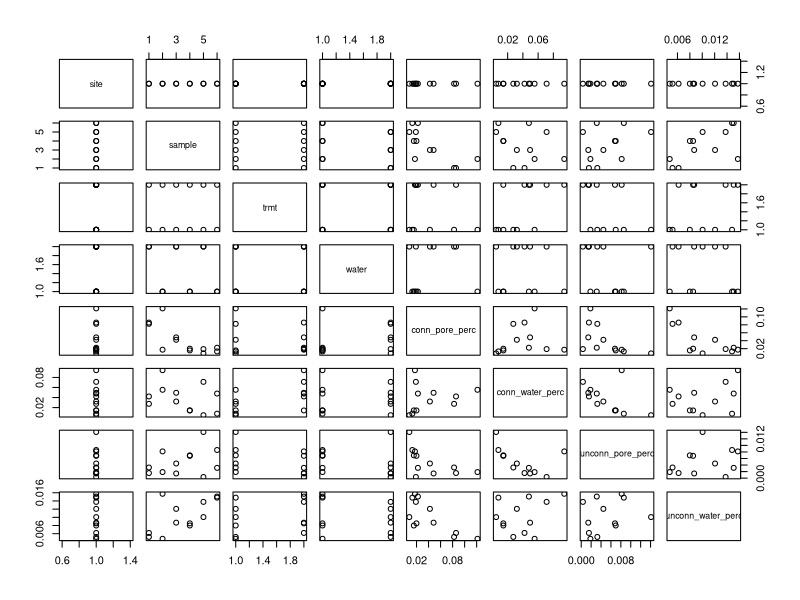

R code for this plot: (Note: this script raises an error after producing the figure.)
# Erin Rooney
# Aug 5 2020
# conn vs unconn pore volumes

setwd("~/R/R/R Datasets/introductoryR-master")

conn_csv = read.csv("processed/conn_unconn_aug52020.csv") 
level_order <- c('before', 'after')

plot(conn_csv)

rep_1 = conn_csv[conn_csv$sample=="40_50_16",]
rep_2 = conn_csv[conn_csv$sample=="41_50_28",]
rep_3 = conn_csv[conn_csv$sample=="40_50_28",]
rep_4 = conn_csv[conn_csv$sample=="28_38_28",]
rep_5 = conn_csv[conn_csv$sample=="28_38_12",]
rep_6 = conn_csv[conn_csv$sample=="41_50_16",]

tool = conn_csv[conn_csv$site=="tool",]
low = conn_csv[conn_csv$water=="low",]
high = conn_csv[conn_csv$water=="high",]


p<-ggplot(tool, aes(x=factor(trmt,level_order), y=conn_pore_perc, fill=trmt)) + geom_boxplot() + geom_jitter() +
  labs (title = "Impact of Freeze/Thaw Cycles on Connected Pore Volume",
        caption = "Permafrost Soil Aggregate from Toolik, Alaska",
        tag = "Figure 8",
        x = expression (bold ("freeze/thaw treatment")),
        y = expression (bold ("connected pore content, %")))
p + scale_fill_manual(values=c("#00FFFF", "#996633"))

p<-ggplot(tool, aes(x=factor(trmt,level_order), y=unconn_pore_perc, fill=trmt)) + geom_boxplot() + geom_jitter() +
  labs (title = "Impact of Freeze/Thaw Cycles on Unconnected Pore Volume",
        caption = "Permafrost Soil Aggregate from Toolik, Alaska",
        tag = "Figure 9",
        x = expression (bold ("freeze/thaw treatment")),
        y = expression (bold ("unconnected pore content, %")))

p + scale_fill_manual(values=c("#00FFFF", "#996633"))

p<-ggplot(tool, aes(x=factor(trmt,level_order), y=conn_water_perc, fill=trmt)) + geom_boxplot() + geom_jitter() +
  labs (title = "Impact of Freeze/Thaw Cycles on Connected Water Volume",
        caption = "Permafrost Soil Aggregate from Toolik, Alaska",
        tag = "Figure 10",
        x = expression (bold ("freeze/thaw treatment")),
        y = expression (bold ("connected water content, %")))

p + scale_fill_manual(values=c("#00FFFF", "#996633"))

p<-ggplot(tool, aes(x=factor(trmt,level_order), y=unconn_water_perc, fill=trmt)) + geom_boxplot() + geom_jitter() +
  labs (title = "Impact of Freeze/Thaw Cycles on Unconnected Water Volume",
        caption = "Permafrost Soil Aggregate from Toolik, Alaska",
        tag = "Figure 11",
        x = expression (bold ("freeze/thaw treatment")),
        y = expression (bold ("unconnected water content, %")))

p + scale_fill_manual(values=c("#00FFFF", "#996633"))

p<-ggplot(tool, aes(x=factor(trmt,level_order), y=conn_pore_perc, fill=water)) + geom_boxplot() + geom_jitter() +
  labs (title = "Impact of Freeze/Thaw Cycles and Water Content on Connected Pore Volume",
        caption = "Permafrost Soil Aggregate from Toolik, Alaska",
        tag = "Figure X",
        x = expression (bold ("freeze/thaw treatment")),
        y = expression (bold ("connected pore content, %"))) 
        
p + scale_fill_manual(values=c("#56B4E9", "#E69F00"))


###############


p<-ggplot(tool, aes(x=factor(trmt,level_order), y=conn_pore_perc, fill=water)) + geom_boxplot() + geom_jitter() +
  labs (title = "Impact of Freeze/Thaw Cycles and Water Content on Connected Pore Volume",
        caption = "Permafrost Soil Aggregate from Toolik, Alaska",
        tag = "Figure X",
        x = expression (bold ("freeze/thaw treatment")),
        y = expression (bold ("connected pore content, %"))) 

p + scale_fill_manual(values=c("#56B4E9", "#E69F00"))



p<-ggplot(tool, aes(x=factor(trmt,level_order), y=unconn_pore_perc, fill=water)) + geom_boxplot() + geom_jitter() +
  labs (title = "Impact of Freeze/Thaw Cycles and Water Content on Unconnected Pore Volume",
        caption = "Permafrost Soil Aggregate from Toolik, Alaska",
        tag = "Figure X",
        x = expression (bold ("freeze/thaw treatment")),
        y = expression (bold ("unconnected pore content, %"))) 

p + scale_fill_manual(values=c("#56B4E9", "#E69F00"))


p<-ggplot(tool, aes(x=factor(trmt,level_order), y=conn_water_perc, fill=water)) + geom_boxplot() + geom_jitter() +
  labs (title = "Impact of Freeze/Thaw Cycles and Water Content on Connected Water Volume",
        caption = "Permafrost Soil Aggregate from Toolik, Alaska",
        tag = "Figure X",
        x = expression (bold ("freeze/thaw treatment")),
        y = expression (bold ("connected water content, %"))) 

p + scale_fill_manual(values=c("#56B4E9", "#E69F00"))



p<-ggplot(tool, aes(x=factor(trmt,level_order), y=unconn_water_perc, fill=water)) + geom_boxplot() + geom_jitter() +
  labs (title = "Impact of Freeze/Thaw Cycles and Water Content on Unconnected Water Volume",
        caption = "Permafrost Soil Aggregate from Toolik, Alaska",
        tag = "Figure X",
        x = expression (bold ("freeze/thaw treatment")),
        y = expression (bold ("unconnected water content, %"))) 

p + scale_fill_manual(values=c("#56B4E9", "#E69F00"))




#################

conn_aov1 = aov(data = tool, conn_pore_perc ~ trmt)
summary(conn_aov1)

conn_aov2 = aov(data = tool, unconn_pore_perc ~ trmt)
summary(conn_aov2)

conn_aov3 = aov(data = tool, conn_water_perc ~ trmt)
summary(conn_aov3)

conn_aov4 = aov(data = tool, unconn_water_perc ~ trmt)
summary(conn_aov4)

conn_aov1 = aov(data = tool, conn_pore_perc ~ trmt*water)
summary(conn_aov1)

conn_aov2 = aov(data = tool, unconn_pore_perc ~ trmt*water)
summary(conn_aov2)

conn_aov3 = aov(data = tool, conn_water_perc ~ trmt*water)
summary(conn_aov3)

conn_aov4 = aov(data = tool, unconn_water_perc ~ trmt*water)
summary(conn_aov4)
